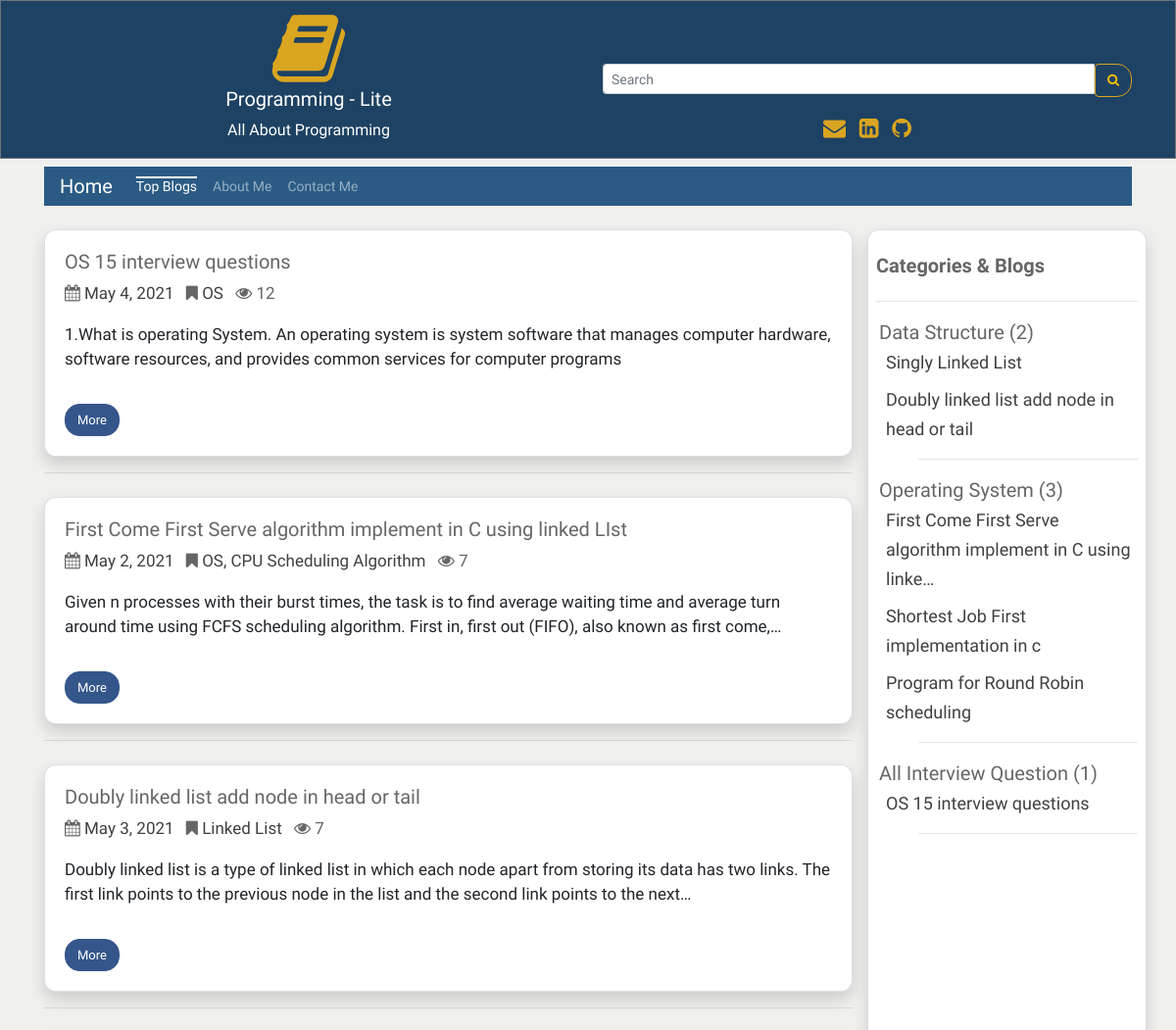
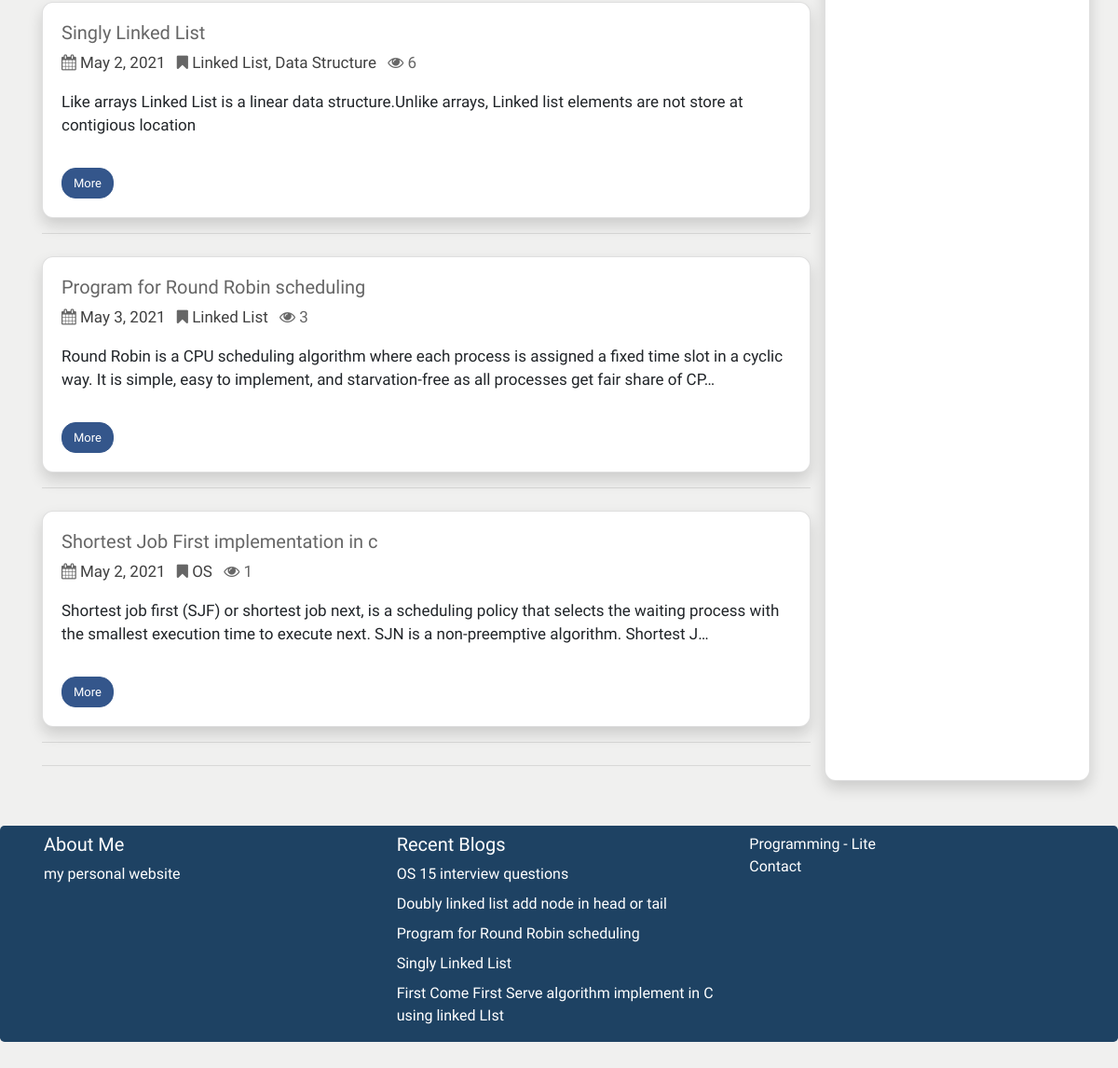
Before: /topBlog/ with the older database file (2 pictures, top to bottom).
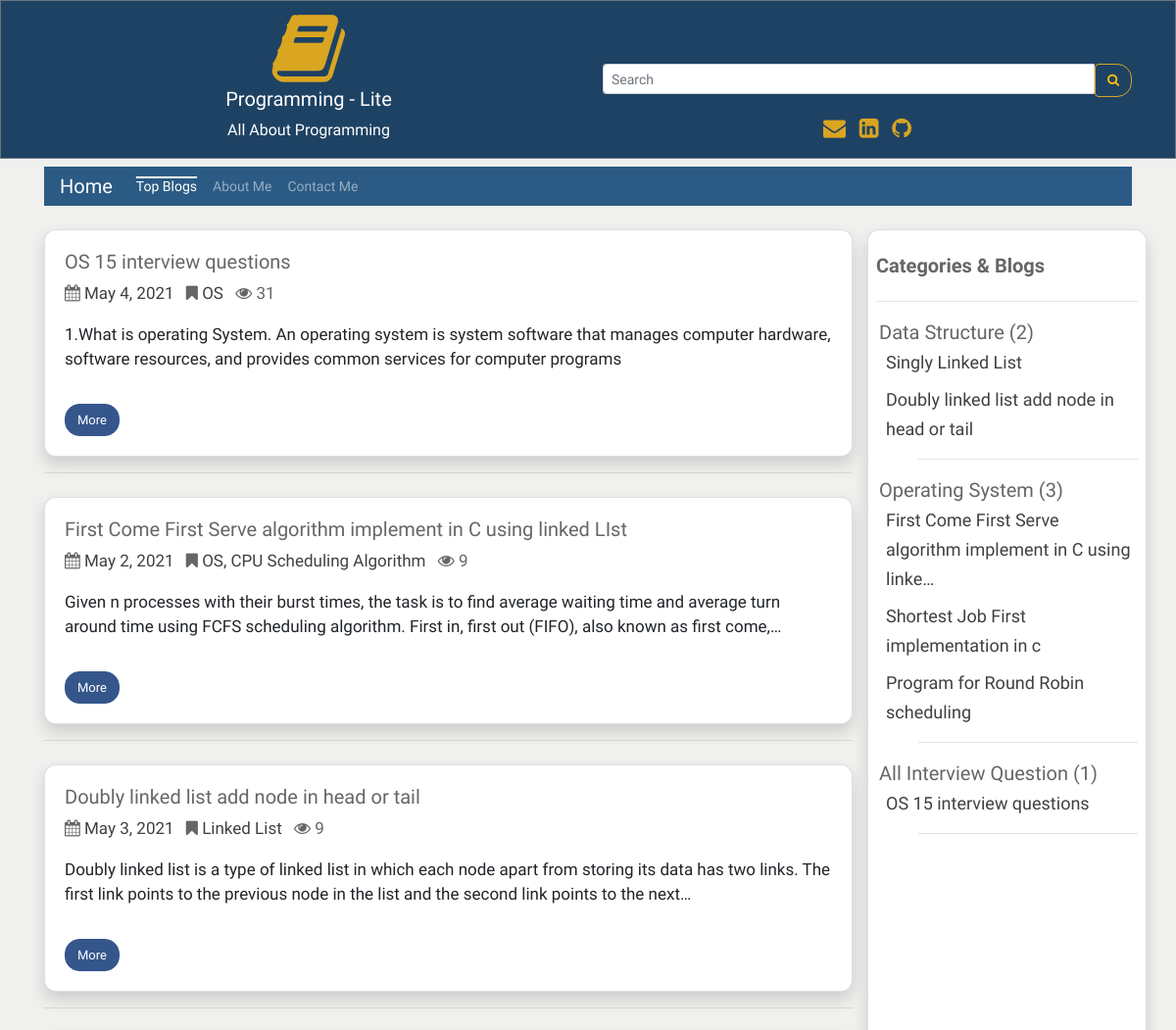
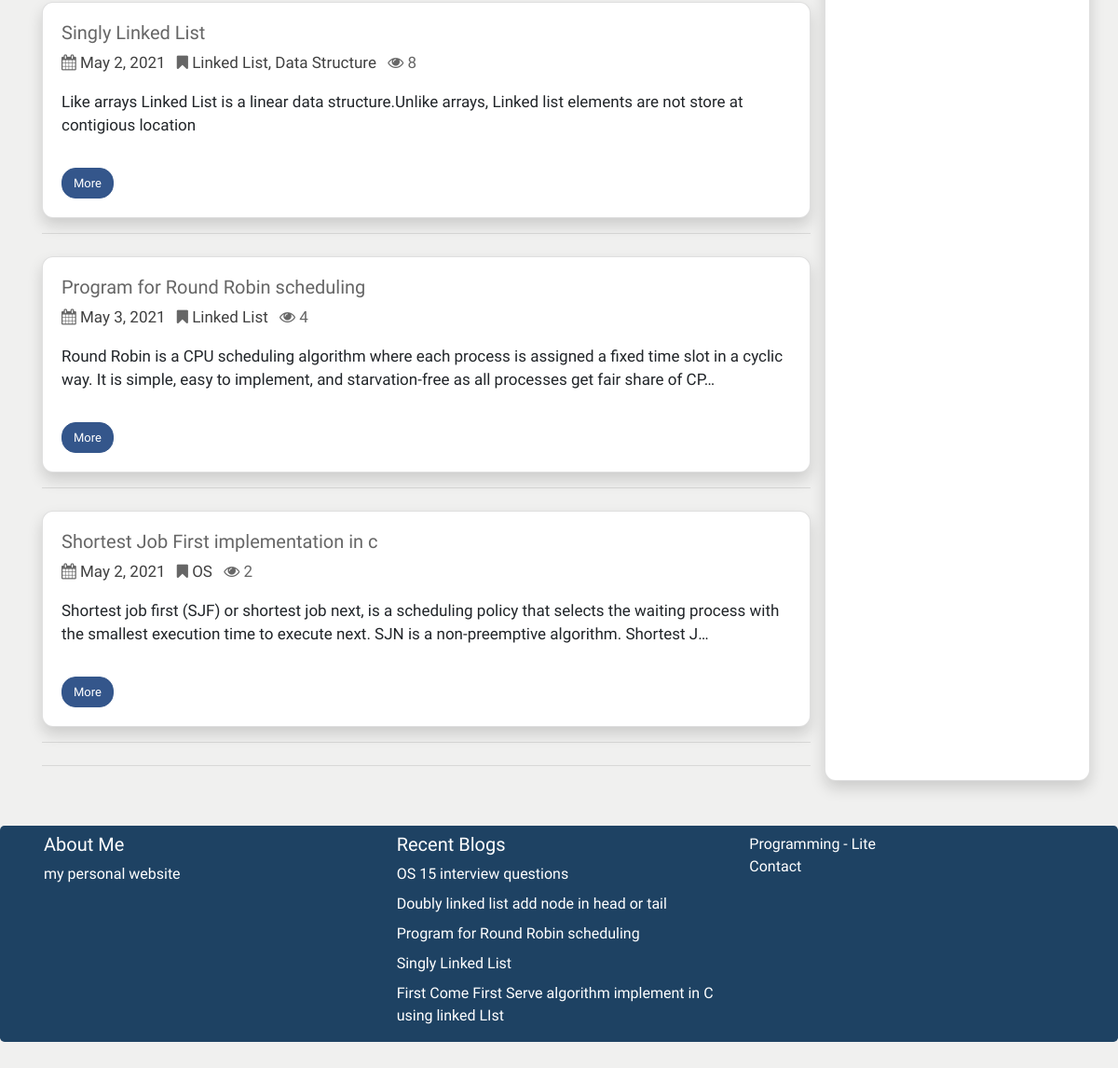
After: the same page with the newer database file (2 pictures, top to bottom).
### user_panel_1/models.py (models this page shows, shortened)
class Blog(models.Model):
    cat_name = models.ForeignKey(Category, on_delete=models.CASCADE)
    blog_author = models.CharField(max_length=200)
    blog_priority = models.IntegerField(blank=True, null=True)
    blog_tags = models.CharField(max_length=200,  blank=True, null=True)
    blog_title = models.CharField(max_length=200)
    blog_descriptions = models.CharField(max_length=600);
    blog_body = RichTextUploadingField(blank=True, null=True)
    blog_views = models.IntegerField(default=0)
    blog_date = models.DateField(auto_now_add=True, auto_now=False, blank=True)

class Category(models.Model):
    cat_name = models.CharField(max_length=300)
    cat_priority = models.IntegerField(blank=True, null=True);
    def __str__(self):
        return self.cat_name

### user_panel_1/views.py (the view)
# urls.py: path('topBlog/', views.topBlog, name='topBlog'),
def topBlog(request):
    categorys = Blog.objects.all().select_related('cat_name')
    categorys = categorys.order_by('cat_name__cat_priority', 'cat_name', 'blog_priority') #sort all data
    blogs = Blog.objects.all().order_by('-blog_views')
    paginator = Paginator(blogs, 10)
    page = request.GET.get('page')
    blogs = paginator.get_page(page)
    recentBlog = Blog.objects.all().order_by('-blog_date')[0:5]
    flag = 1
    context = {
        'object_list': categorys,
        'blogs': blogs,
        'recentBlog': recentBlog,
        'flag': flag,
    }
    return render(request, 'blog.html', context)

### templates/blog.html (shortened to what this page needs)
{% extends 'base.html' %}
{% load static %}
{% block content %}
   {% for blogs in blogs %}
    <div class="card shadow mt-4 rounded">
    <div class="card-body">
         <h5 class="title">{{blogs.blog_title |truncatechars:100}}</h5>
         <p  class="description"><i class="fa fa-calendar" aria-hidden="true"></i> <a href="{% url 'date' blogs.blog_date %}" class="mr-2 ur description"> {{ blogs.blog_date}} </a> <i class="fa fa-bookmark" aria-hidden="true"></i>
         <a href="{% url 'tags' blogs.blog_tags %}" class="mr-2 ur description">  {{ blogs.blog_tags}} </a>
               {% if flag == 1 %}
                <i class="fa fa-eye" aria-hidden="true"></i> <span> {{blogs.blog_views}}</span>
               {% endif %}
                            </p>
         <div > <p class="fs">{{blogs.blog_descriptions |truncatechars:200}}</p></div>
         <a href="{% url 'more' blogs.id %}"   class="btn btn-info mt-3">More</a>
  </div>
    </div>
    <hr>
    {% endfor %}
  <hr>
{% endblock content %}

### templates/base.html (shortened to what this page needs)
{% load static %}
{% load humanize %}
<!DOCTYPE html>
<html lang="en">
<head>
  <link rel="stylesheet" href="https://maxcdn.bootstrapcdn.com/bootstrap/4.5.2/css/bootstrap.min.css">
  <link rel="stylesheet"
      href="//cdnjs.cloudflare.com/ajax/libs/highlight.js/10.7.2/styles/default.min.css">
    <link
      rel="stylesheet"
      href="https://cdnjs.cloudflare.com/ajax/libs/font-awesome/4.7.0/css/font-awesome.min.css"
    />
    <link
      rel="stylesheet"
      href="{% static 'css/style.css' %}"
    />
    <link href="https://cdn.jsdelivr.net/gh/gitbrent/bootstrap4-toggle@3.6.1/css/bootstrap4-toggle.min.css" rel="stylesheet">
</head>
<body style="background: hsl(84, 3%, 94%);">
<div class="jbc border border-secondary ">
 <div class="container mt-2 text-center">
 <div class="row">
     <div class="col-sm-6">
     <i class="fa fa-book logo" aria-hidden="true"></i><br>
 <h5 class="text-white">Programming - Lite</h5>
 <p class="text-white">All About Programming</p>
     </div>
     <div class="col-sm-6 mt-2">
        <form method="GET" action="{% url 'search' %}">
    <div class="input-group input-group-sm mt-5"  >
      <input type="text" class="form-control" placeholder="Search" name='search' required>
      <div class="input-group-btn">
        <button class="btn btn-outline-warning sb" type="submit"><i class="fa fa-search" aria-hidden="true"></i>
</button>
      </div>
    </div>
  </form>
       <div class="mt-3">
       <span class="text-style-two"><a href="mailto:aaziz9642@gmail.com" style="text-decoration: none; font-size:23px;" target="_blank" class="text-warning"><i class="fa fa-envelope pr-2" aria-hidden="true"></i> </a></span>
<span class="text-style-two"><a href="https://linkedin.com/in/azizur-rahman-720636165" style="text-decoration: none; font-size:23px;"  target="_blank" class="text-warning "><i class="fa fa-linkedin-square" aria-hidden="true"></i> </a></span>
<span class="text-style-two"><a href="https://github.com/ayanchyaziz123" style="text-decoration: none; font-size:23px;" target="_blank" class="text-warning"><i class="fa fa-github pl-2" aria-hidden="true"></i></a></span>
     </div>
     </div>
    </div>
</div>
 </div>
<div class="container">
    <nav class="navbar navbar-expand-lg navbar-dark bg-dark mt-2 pt-0 pb-0">
    {% url 'blog' as blog %}
  <a class="navbar-brand {% if request.path == blog %}active{% endif %}" href="{% url 'blog' %}">Home</a>
  <div
  class="collapse navbar-collapse" id="navbarsExampleDefault">
    <ul class="navbar-nav mr-auto">
    {% url 'topBlog' as topBlog%}
      <li class="nav-item {% if request.path == topBlog %}active{% endif %}">
        <a class="nav-link " href="{% url 'topBlog' %}">Top Blogs<span class="sr-only">(current)</span></a>
      </li>
      {% url 'about' as about %}
      <li class="nav-item {% if request.path == about %}active{% endif %}">
        <a class="nav-link " href="{% url 'about' %}">About Me<span class="sr-only">(current)</span></a>
      </li>
      {% url 'contact' as contact %}
      <li class="nav-item {% if request.path == contact %}active{% endif %}">
        <a class="nav-link" href="{% url 'contact' %}">Contact Me<span class="sr-only">(current)</span></a>
      </li>
    </ul>
  </div>
</nav>
<div class="row">
    <div class="col-sm-9">
    {% block content %}
    {% endblock content %}
    </div>
    <div class="col-sm-3 card shadow mt-4 rounded p-2">
     <h5 class="mt-3"><strong class="title">Categories & Blogs</strong></h5>
     <hr>
     {% regroup object_list by cat_name as cat_all %}
<ul>
{% for categories in cat_all %}
    <li style="list-style-type:none; margin-left:-37px;" class="title">{{ categories.grouper }} ({{ categories.list|length}})
    <ul style="list-style-type:none;">
        {% for blog in categories.list %}
          <li style="margin-left:-33px;"  class="ur {% if blog.id == more.id %}activee{% endif %}">
          <a href="{% url 'more' blog.id %}"><a href="{% url 'more' blog.id %}" class="ur " style="font-size: 18px;">{{ blog.blog_title | truncatechars:60}}</li>
        {% endfor %}
        <hr>
    </ul>
    </li>
{% endfor %}
</ul>
    </div>
</div>
</div>
<div class="jumbotron mt-5 pb-0 pt-0 text-white" style="background:#1e4263;">
   <div class="container">
   <div class="row">
     <div class="col-sm-4">
     <h5 class="mt-2">About Me</h5>
     <a href="http://azizurrahmanayan.herokuapp.com/" target="_blank" class="text-white">my personal website</a>
     </div>
     <div class="col-sm-4">
      <p class="lead mt-2 mb-2">
        <h5 class="mt-2">Recent Blogs</h5>
        {% for recentBlog in recentBlog %}
         <a href="{% url 'more' recentBlog.id %}"  class="text-white">{{recentBlog.blog_title}}</a>
        <br>
        {% endfor %}
    </p>
     </div>
     <div class="col-sm-4">
      <p class="pt-2 pb-2"><a href="{% url 'blog' %}" class="text-white">Programming - Lite</a><br>
       <a href="{% url 'contact' %}" class="text-white">Contact</a></p>
     </div>
   </div>
</div>
</div>
</body>
</html>

### static/css/style.css (style rules this page uses)
:root { --bg-size: 100% 100%; --main_color: #fff; --title: 'Josefin Sans', sans-serif; --font-para: 'David Libre', serif; --btn-color: #bbe1fa; --btn-font-color: #000; --btn-font: 1.5rem; --eff: .3s all ease; }
* { font-family: var(--font-para); }
body { background: hsl(84, 3%, 94%) !important; }
.btn-info { background-color: #34568B !important; border-color: #34568B !important; }
.btn { outline: none !important; }
.bg-dark { background: #2b5b84 !important; }
.logo { font-size: 80px; color: #DAA520; }
li .nav-link { font-size: 14px !important; }
.btn { font-size: 13px !important; }
.description { color: #666666; font-size: 17px !important; }
.btn-outline-warning { border-color: #DAA520 !important; color: #DAA520 im !important; }
.title { color: #666; font-size: 20px !important; }
.btn-info { background-color: #2b5b84; border-color: #2b5b84; border-radius: 15px !important; }
.text-warning { color: #DAA520 !important; }
.ur { text-decoration: none !important; color: #404040; }
.rounded { border-radius: 12px !important; }
.fs { font-size: 17px !important; }
.active { text-decoration: overline !important; text-decoration-color: #fff !important; text-decoration-thickness: 2px !important; }
.jbc { background-color: #1e4263 !important; }
.sb { border-top-right-radius: 15px !important; border-bottom-right-radius: 15px !important; }

Changed rows visible on the page:
changed Blog "OS 15 interview questions": blog_views "12" → "31"
changed Blog "First Come First Serve algorithm implement in C using linked LIst": blog_views "7" → "9"
changed Blog "Doubly linked list add node in head or tail": blog_views "7" → "9"
changed Blog "Singly Linked List": blog_views "6" → "8"
changed Blog "Program for Round Robin scheduling": blog_views "3" → "4"
changed Blog "Shortest Job First implementation in c": blog_views "1" → "2"
